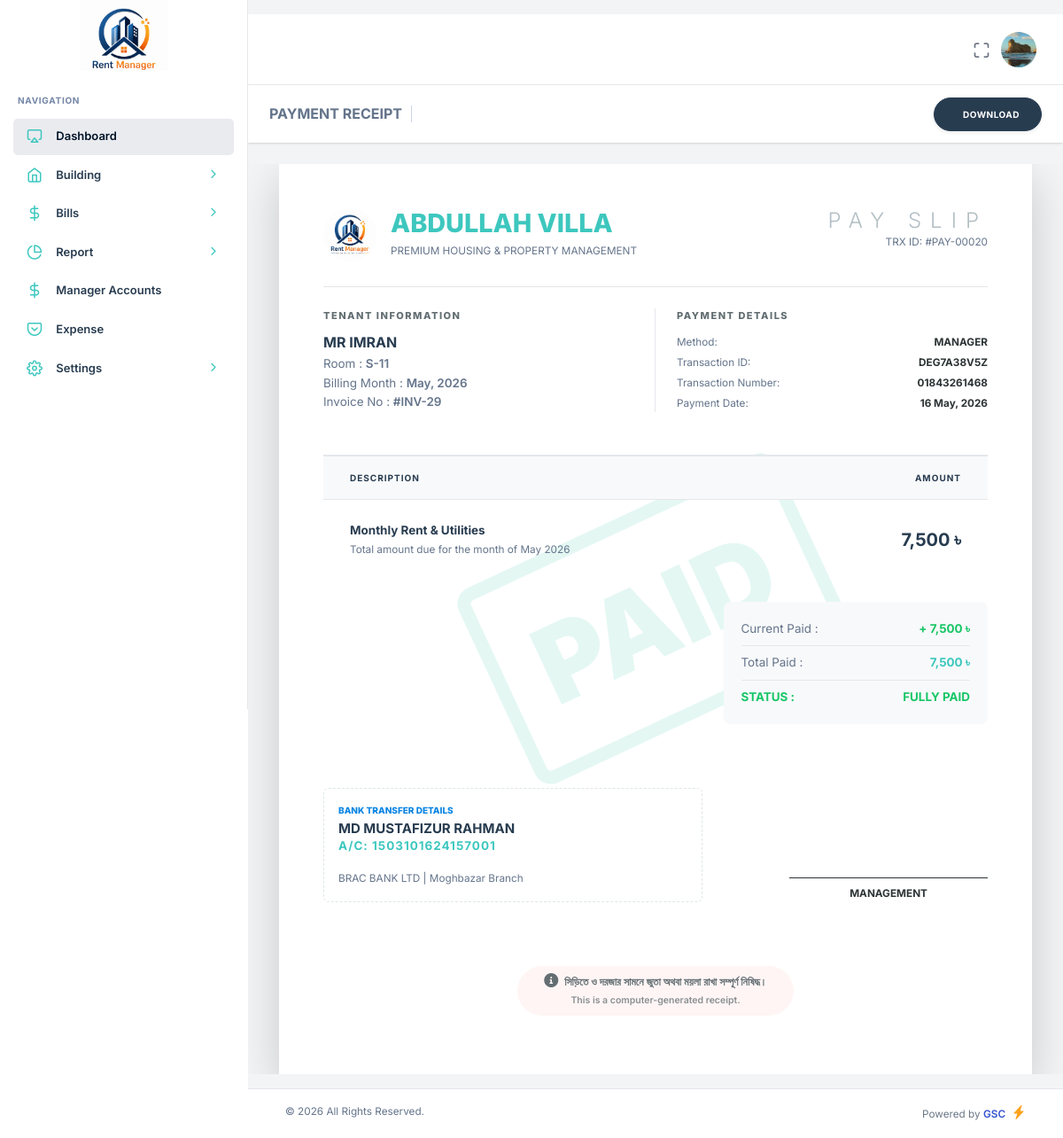
The app's page /admin.php?page=payslip&unit_id=47&id=20 (signed in) with its own data.
### tables this page shows
CREATE TABLE `tenants` (
  `id` int(11) NOT NULL,
  `name` varchar(150) NOT NULL,
  `phone` varchar(20) NOT NULL,
  `email` varchar(150) DEFAULT NULL,
  `password` varchar(256) NOT NULL DEFAULT '827ccb0eea8a706c4c34a16891f84e7b',
  `status` enum('Active','Inactive','Booked') NOT NULL DEFAULT 'Active',
  `role` enum('Admin','Tenant','Manager') NOT NULL,
  `booking_month` varchar(100) DEFAULT NULL,
  `start_tanent` date DEFAULT NULL,
  `nid_no` varchar(200) DEFAULT NULL,
  `permanent_address` text DEFAULT NULL,
  `family_member` int(11) DEFAULT NULL,
  `tenant_image` varchar(255) DEFAULT NULL,
  `nid_image` varchar(255) DEFAULT NULL,
  `building_id` int(11) DEFAULT NULL,
  `unit_id` int(11) DEFAULT NULL,
  `created_at` timestamp NOT NULL DEFAULT current_timestamp()
);

CREATE TABLE `unit` (
  `id` int(11) NOT NULL,
  `unit_name` varchar(100) NOT NULL,
  `building_name` int(11) NOT NULL,
  `floor` text DEFAULT NULL,
  `unit_type` enum('Flat','Room','Shop') DEFAULT 'Flat',
  `size` varchar(50) DEFAULT NULL,
  `rent` int(11) DEFAULT NULL,
  `advance` int(11) DEFAULT NULL,
  `unit_image` varchar(255) DEFAULT NULL,
  `status` enum('Available','Rented') DEFAULT 'Available',
  `gas` int(11) DEFAULT NULL,
  `water` int(11) DEFAULT NULL,
  `available_from_date` varchar(100) DEFAULT NULL,
  `created_at` timestamp NOT NULL DEFAULT current_timestamp()
);

CREATE TABLE `building` (
  `id` int(11) NOT NULL,
  `name` varchar(256) NOT NULL,
  `building_type` int(11) NOT NULL,
  `address` text NOT NULL,
  `description` text NOT NULL,
  `image` varchar(256) NOT NULL,
  `location` varchar(256) NOT NULL
);

CREATE TABLE `payment_history` (
  `id` int(11) NOT NULL,
  `tenant_id` int(11) NOT NULL,
  `invoice_id` int(11) NOT NULL,
  `bill_month` varchar(100) DEFAULT NULL,
  `payment_method` varchar(100) NOT NULL,
  `paid_amount` int(11) NOT NULL,
  `note` text DEFAULT NULL,
  `manager_paid` varchar(100) DEFAULT NULL,
  `payment_date` varchar(256) NOT NULL,
  `transaction_id` varchar(200) DEFAULT NULL,
  `manager_payment_method` varchar(100) DEFAULT NULL,
  `transaction_number` varchar(100) DEFAULT NULL,
  `transaction_slip` varchar(100) DEFAULT NULL,
  `status` enum('Approved','Pending') NOT NULL DEFAULT 'Approved'
);

CREATE TABLE `invoices` (
  `id` int(11) NOT NULL,
  `tenant_id` int(11) DEFAULT NULL,
  `unit_id` int(11) DEFAULT NULL,
  `billing_month` varchar(100) DEFAULT NULL,
  `total_amount` int(11) DEFAULT NULL,
  `paid_amount` int(11) DEFAULT NULL,
  `status` enum('Paid','Unpaid','Partial') NOT NULL,
  `note` text DEFAULT NULL,
  `Rent` varchar(100) DEFAULT NULL,
  `Gas` int(11) DEFAULT NULL,
  `Water` int(11) DEFAULT NULL,
  `Electricity` int(11) DEFAULT NULL,
  `Others` int(11) DEFAULT NULL,
  `created_at` timestamp NOT NULL DEFAULT current_timestamp(),
  `Gas_month` varchar(100) DEFAULT NULL,
  `Water_month` varchar(100) DEFAULT NULL,
  `Electricity_month` varchar(100) DEFAULT NULL,
  `Others_month` varchar(100) DEFAULT NULL
);

### pages/payslip.php (the view, shortened to what this page needs)
<?php
$unit_id = $_GET['unit_id'];
$pay_slip_id = $_GET['id'];
$unit_query = mysqli_query($db, "SELECT u.*, b.name as building_name_db
                                 FROM unit u
                                 JOIN building b ON u.building_name = b.id
                                 WHERE u.id = '$unit_id'");
$unit_data = mysqli_fetch_assoc($unit_query);
$unit_name = $unit_data['unit_name'];
$building_name_db = $unit_data['building_name_db'];
$unit_type = $unit_data['unit_type'];
$tent_sql = mysqli_query($db, "SELECT name FROM tenants WHERE role IN ('Tenant') AND unit_id = '$unit_id' LIMIT 1");
$tent_row = mysqli_fetch_assoc($tent_sql);
$tent_name = $tent_row['name'] ?? 'N/A';
$history_query = mysqli_query($db, "SELECT ph.*, inv.total_amount, inv.billing_month
                                     FROM `payment_history` ph
                                     JOIN `invoices` inv ON ph.invoice_id = inv.id
                                     WHERE ph.id = '$pay_slip_id'");
$pay_history = mysqli_fetch_assoc($history_query);
$invoice_id = $pay_history['invoice_id'];
$bill_month = $pay_history['billing_month'];
$total_bill_amount = (float)$pay_history['total_amount'];
$current_paid_entry = (float)$pay_history['paid_amount'];
$pay_method_his = $pay_history['payment_method'];
$pay_date_his = $pay_history['payment_date'];
$transaction_id_db = $pay_history['transaction_id'];
$transaction_number_db = $pay_history['transaction_number'];
$total_paid_query = mysqli_query($db, "SELECT SUM(paid_amount) as total_paid_till_now
                                       FROM payment_history
                                       WHERE invoice_id = '$invoice_id'
                                       AND (payment_date < '{$pay_history['payment_date']}'
                                       OR (payment_date = '{$pay_history['payment_date']}' AND id <= '$pay_slip_id'))");
$total_paid_row = mysqli_fetch_assoc($total_paid_query);
$calculated_total_paid = (float)$total_paid_row['total_paid_till_now'];
$calculated_due = $total_bill_amount - $calculated_total_paid;
$watermark_text = "";
$watermark_class = "";
if ($calculated_due <= 0) {
    $watermark_text = "PAID";
    $watermark_class = "watermark-paid";
} elseif ($calculated_total_paid > 0) {
    $watermark_text = "PARTIAL";
    $watermark_class = "watermark-partial";
}
?>
<div class="nxl-content">
    <div class="page-header d-flex align-items-center justify-content-between mb-4 px-4 mt-3">
        <h5 class="mb-0 fw-bold text-secondary">PAYMENT RECEIPT</h5>
        <button id="generatePdfBtn" class="btn btn-dark shadow-sm px-4 rounded-pill">
            <i class="feather-icon icon-download me-2"></i> Download
        </button>
    </div>
    <div class="mb-3" style="overflow-x: auto; width: 100%;">
        <div id="pdf-content" class="payslip-wrapper bg-white shadow-lg mx-auto position-relative">
            <?php if (!empty($watermark_text)): ?>
                <div class="watermark-container <?= $watermark_class ?>">
                    <?= $watermark_text ?>
                </div>
            <?php endif; ?>
            <div class="d-flex justify-content-between align-items-start border-bottom pb-4 mb-4" style="position: relative; z-index: 2;">
                <div class="d-flex">
                    <div class="me-3">
                        <img src="public/assets/images/logo-full.png" alt="logo" style="width:60px; height:60px; border-radius:50%; object-fit: cover;">
                    </div>
                    <div>
                        <h2 class="building-title text-info mb-1"><?= $building_name_db; ?></h2>
                        <p class="text-muted small mb-0 fw-600">PREMIUM HOUSING & PROPERTY MANAGEMENT</p>
                    </div>
                </div>
                <div class="text-end">
                    <h1 class="payslip-label mb-0">PAY SLIP</h1>
                    <p class="text-muted small">TRX ID: #PAY-<?= str_pad($pay_slip_id, 5, '0', STR_PAD_LEFT); ?></p>
                </div>
            </div>
            <div class="row mb-5" style="position: relative; z-index: 2;">
                <div class="col-6 border-end">
                    <p class="label-heading">TENANT INFORMATION</p>
                    <h5 class="fw-bold text-dark mb-1 text-uppercase"><?= $tent_name ?></h5>
                    <p class="mb-0 text-secondary"><?= $unit_type ?> : <strong><?= $unit_name ?></strong></p>
                    <p class="mb-0 text-secondary">Billing Month : <strong><?= date('F, Y', strtotime($bill_month)) ?></strong></p>
                    <p class="mb-0 text-secondary">Invoice No : <strong>#INV-<?= $invoice_id ?></strong></p>
                </div>
                <div class="col-6 ps-4">
                    <p class="label-heading text-start">PAYMENT DETAILS</p>
                    <div class="d-flex justify-content-between mb-1">
                        <span class="text-muted small">Method:</span>
                        <span class="fw-bold small text-uppercase"><?= $pay_method_his ?: 'N/A'; ?></span>
                    </div>
                    <div class="d-flex justify-content-between mb-1">
                        <span class="text-muted small">Transaction ID:</span>
                        <span class="fw-bold small"><?= $transaction_id_db ?: 'N/A'; ?></span>
                    </div>
                    <div class="d-flex justify-content-between mb-1">
                        <span class="text-muted small">Transaction Number:</span>
                        <span class="fw-bold small"><?= $transaction_number_db ?: 'N/A'; ?></span>
                    </div>
                    <div class="d-flex justify-content-between">
                        <span class="text-muted small">Payment Date:</span>
                        <span class="fw-bold small"><?= date("d M, Y", strtotime($pay_date_his)); ?></span>
                    </div>
                </div>
            </div>
            <div class="table-responsive mb-4" style="position: relative; z-index: 2;">
                <table class="table table-clean">
                    <thead>
                        <tr>
                            <th class="py-3">DESCRIPTION</th>
                            <th class="text-end py-3">AMOUNT</th>
                        </tr>
                    </thead>
                    <tbody>
                        <tr>
                            <td class="py-4">
                                <span class="fw-bold text-dark">Monthly Rent & Utilities</span><br>
                                <span class="text-muted small">Total amount due for the month of <?= date('M Y', strtotime($bill_month)) ?></span>
                            </td>
                            <td class="text-end py-4 fw-bold text-dark fs-5"><?= number_format($total_bill_amount, 0); ?> ৳</td>
                        </tr>
                    </tbody>
                </table>
            </div>
            <div class="row justify-content-end" style="position: relative; z-index: 2;">
                <div class="col-md-5">
                    <div class="summary-box">
                        <div class="d-flex justify-content-between mb-2">
                            <span class="text-muted">Current Paid :</span>
                            <span class="fw-bold text-success">+ <?= number_format($current_paid_entry, 0); ?> ৳</span>
                        </div>
                        <div class="d-flex justify-content-between mb-2 border-top pt-2">
                            <span class="text-muted">Total Paid :</span>
                            <span class="fw-bold text-info"><?= number_format($calculated_total_paid, 0); ?> ৳</span>
                        </div>
                        <?php if ($calculated_due > 0){ ?>
                            <div class="d-flex justify-content-between pt-2 border-top">
                                <span class="fw-800 text-muted">REMAINING DUE :</span>
                                <span class="fw-800 text-danger mb-0"><?= number_format($calculated_due, 0); ?> ৳</span>
                            </div>
                        <?php } else { ?>
                             <div class="d-flex justify-content-between pt-2 border-top text-success fw-bold">
                                <span>STATUS :</span>
                                <span>FULLY PAID</span>
                            </div>
                        <?php } ?>
                    </div>
                </div>
            </div>
            <div class="row mt-5 pt-4" style="position: relative; z-index: 2;">
                <div class="col-7">
                    <div class="bank-card p-3 rounded-3">
                        <p class="bank-title mb-1">BANK TRANSFER DETAILS</p>
                        <h6 class="fw-bold mb-0">MD MUSTAFIZUR RAHMAN</h6>
                        <p class="text-info fw-bold" style="letter-spacing: 1px;">A/C: 1503101624157001</p>
                        <p class="small text-muted mb-0">BRAC BANK LTD | Moghbazar Branch</p>
                    </div>
                </div>
                <div class="col-5 text-end d-flex align-items-end justify-content-end">
                    <div class="text-center w-75">
                        <div class="signature-line mb-2"></div>
                        <p class="fw-bold small mb-0 text-uppercase">Management</p>
                    </div>
                </div>
            </div>
            <div class="mt-5 pt-4 text-center" style="position: relative; z-index: 2;">
                <p class="notice-text">
                    <i class="fas fa-info-circle me-1"></i>
                    সিড়িতে ও দরজার সামনে জুতা অথবা ময়লা রাখা সম্পূর্ণ নিষিদ্ধ।
                    <span class="d-block mt-1 small opacity-75">This is a computer-generated receipt.</span>
                </p>
            </div>
        </div>
    </div>
</div>

### includes/header.php (shortened to what this page needs)
<?php
include "database/db.php";
$user_id = $_SESSION['id'];
$sql = mysqli_query($db,"SELECT * FROM `tenants` WHERE id = '$user_id' ");
$user_row = mysqli_fetch_assoc($sql);
$old_image= $user_row['tenant_image'];
?>
<!DOCTYPE html>
<html lang="zxx">
<head>
    <link rel="stylesheet" type="text/css" href="public/assets/css/bootstrap.min.css" />
    <link rel="stylesheet" type="text/css" href="public/assets/vendors/css/vendors.min.css" />
    <link rel="stylesheet" type="text/css" href="public/assets/vendors/css/daterangepicker.min.css" />
    <link rel="stylesheet" type="text/css" href="public/assets/css/theme.min.css" />
    <link rel="stylesheet" href="public/assets/css/style.css">
</head>
<body>
    <?php include "includes/sidebar.php"; ?>
    <header class="nxl-header">
        <div class="header-wrapper">
            <div class="header-right ms-auto">
                <div class="d-flex align-items-center">
                    <div class="nxl-h-item d-none d-sm-flex">
                        <div class="full-screen-switcher">
                            <a href="javascript:void(0);" class="nxl-head-link me-0"
                                onclick="$('body').fullScreenHelper('toggle');">
                                <i class="feather-maximize maximize"></i>
                            </a>
                        </div>
                    </div>
                    <div class="dropdown nxl-h-item">
                        <a href="javascript:void(0);" data-bs-toggle="dropdown" role="button"
                            data-bs-auto-close="outside">
                            <img src="<?php echo $old_image ? 'public/uploads/tenants/'.$old_image : 'public/uploads/tenants/no-image.png' ?>" alt="<?= $old_image ?>"
                                class="img-fluid user-avtar me-0" style="width:40px; height: 40px;"/>
                        </a>
                    </div>
                </div>
            </div>
        </div>
    </header>

### pages/payslip.php (style rules this page uses)
#pdf-content { font-family: 'Inter', sans-serif; color: #2d3436; padding: 50px; width: 850px; min-width: 850px; background: white; box-sizing: border-box; }
.building-title { font-weight: 800; color: #0984e3; font-size: 1.8rem; }
.payslip-label { font-weight: 300; letter-spacing: 10px; color: #b2bec3; font-size: 1.5rem; }
.label-heading { font-size: 11px; font-weight: 800; color: #636e72; letter-spacing: 1.5px; margin-bottom: 12px; }
.table-clean thead { background-color: #f8f9fa; border-top: 2px solid #2d3436; }
.table-clean thead th { font-size: 11px; font-weight: 800; letter-spacing: 1px; }
.summary-box { background: #f8f9fa; padding: 20px; border-radius: 8px; }
.bank-card { border: 1px dashed #dfe6e9; }
.bank-title { font-size: 10px; font-weight: 800; color: #0984e3; }
.watermark-container { position: absolute; top: 50%; left: 50%; transform: translate(-50%, -50%) rotate(-25deg); font-size: 120px; font-weight: 900; opacity: 0.1; z-index: 1; pointer-events: none; white-space: nowrap; border: 15px solid; padding: 10px 40px; border-radius: 20px; }
.watermark-paid { color: #00b894; border-color: #00b894; }
.signature-line { border-top: 1.5px solid #2d3436; width: 100%; }
.notice-text { font-size: 12px; font-weight: 600; color: #636e72; background: #fff5f5; padding: 8px 30px; border-radius: 30px; display: inline-block; }

### records on screen
tenants: tenant_image (picture)
unit: building.name "ABDULLAH VILLA", unit_type "Room", unit_name "S-11"
tenants: name "MR IMRAN"
payment_history: invoice.billing_month "May, 2026", invoice "29", payment_method "MANAGER", transaction "DEG7A38V5Z", transaction_number "01843261468", payment_date "16 May, 2026", invoice.billing_month "May 2026", invoice.total_amount "7,500", paid_amount "7,500"

### other values on screen
$watermark_text "PAID"
str_pad($pay_slip_id, 5, '0', STR_PAD_LEFT) "00020"
$calculated_total_paid "7,500"
